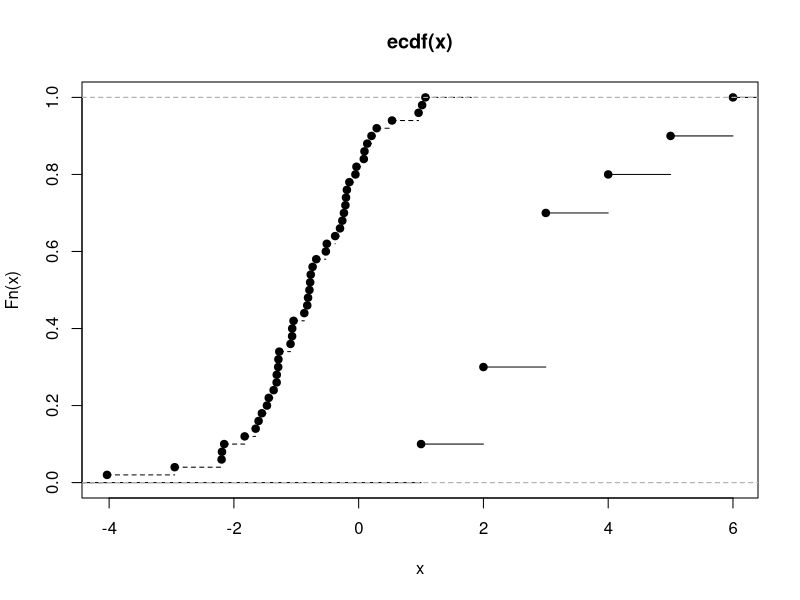

Write the R code that produced this figure.
x <- c(1,2,2,3,3,3,3,4,5,6)
y <- c(2,3,4,5,5,6,6,6,6,7)
z <- c(12,13,14,15,15,16,16,16,16,17)
# Do x and y come from the same distribution?
ks.test(x, y)

# test if x is stochastically larger than x2
x2 <- rnorm(50, -1)
plot(ecdf(x), xlim = range(c(x, x2)))
plot(ecdf(x2), add = TRUE, lty = "dashed")
t.test(x, x2, alternative = "g")
wilcox.test(x, x2, alternative = "g")
ks.test(x, x2, alternative = "l")




















